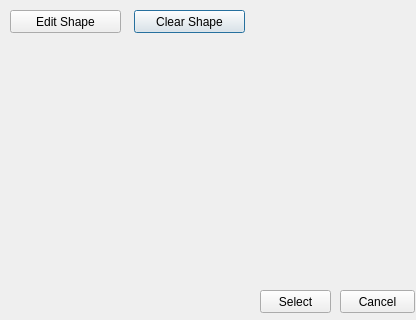
<?xml version="1.0" encoding="UTF-8"?>
<ui version="4.0">
 <class>CustomShapeDialog</class>
 <widget class="QDialog" name="CustomShapeDialog">
  <property name="geometry">
   <rect>
    <x>0</x>
    <y>0</y>
    <width>416</width>
    <height>320</height>
   </rect>
  </property>
  <property name="sizePolicy">
   <sizepolicy hsizetype="Fixed" vsizetype="Fixed">
    <horstretch>0</horstretch>
    <verstretch>0</verstretch>
   </sizepolicy>
  </property>
  <property name="minimumSize">
   <size>
    <width>416</width>
    <height>320</height>
   </size>
  </property>
  <property name="maximumSize">
   <size>
    <width>416</width>
    <height>320</height>
   </size>
  </property>
  <property name="windowTitle">
   <string>Custom Shape Selector</string>
  </property>
  <property name="sizeGripEnabled">
   <bool>false</bool>
  </property>
  <widget class="QWidget" name="listArea" native="true">
   <property name="geometry">
    <rect>
     <x>260</x>
     <y>10</y>
     <width>150</width>
     <height>271</height>
    </rect>
   </property>
  </widget>
  <widget class="QPushButton" name="clearShape">
   <property name="geometry">
    <rect>
     <x>134</x>
     <y>10</y>
     <width>111</width>
     <height>23</height>
    </rect>
   </property>
   <property name="text">
    <string>Clear Shape</string>
   </property>
  </widget>
  <widget class="QPushButton" name="editShape">
   <property name="geometry">
    <rect>
     <x>10</x>
     <y>10</y>
     <width>111</width>
     <height>23</height>
    </rect>
   </property>
   <property name="text">
    <string>Edit Shape</string>
   </property>
  </widget>
  <widget class="QPushButton" name="selectButton">
   <property name="geometry">
    <rect>
     <x>260</x>
     <y>290</y>
     <width>71</width>
     <height>23</height>
    </rect>
   </property>
   <property name="text">
    <string>Select</string>
   </property>
  </widget>
  <widget class="QPushButton" name="cancelButton">
   <property name="geometry">
    <rect>
     <x>340</x>
     <y>290</y>
     <width>75</width>
     <height>23</height>
    </rect>
   </property>
   <property name="text">
    <string>Cancel</string>
   </property>
  </widget>
  <widget class="QWidget" name="polygonEditArea" native="true">
   <property name="geometry">
    <rect>
     <x>10</x>
     <y>40</y>
     <width>241</width>
     <height>271</height>
    </rect>
   </property>
  </widget>
 </widget>
 <resources/>
 <connections>
  <connection>
   <sender>cancelButton</sender>
   <signal>clicked()</signal>
   <receiver>CustomShapeDialog</receiver>
   <slot>close()</slot>
   <hints>
    <hint type="sourcelabel">
     <x>397</x>
     <y>302</y>
    </hint>
    <hint type="destinationlabel">
     <x>396</x>
     <y>301</y>
    </hint>
   </hints>
  </connection>
 </connections>
</ui>
